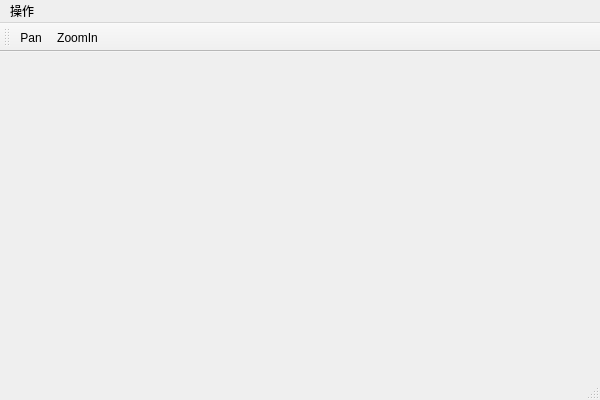
<?xml version="1.0" encoding="UTF-8"?>
<ui version="4.0">
 <class>tt4Class</class>
 <widget class="QMainWindow" name="tt4Class">
  <property name="geometry">
   <rect>
    <x>0</x>
    <y>0</y>
    <width>600</width>
    <height>400</height>
   </rect>
  </property>
  <property name="windowTitle">
   <string>tt4</string>
  </property>
  <widget class="mywidget" name="centralWidget"/>
  <widget class="QMenuBar" name="menuBar">
   <property name="geometry">
    <rect>
     <x>0</x>
     <y>0</y>
     <width>600</width>
     <height>23</height>
    </rect>
   </property>
   <widget class="QMenu" name="menu">
    <property name="title">
     <string>操作</string>
    </property>
    <addaction name="actionPan"/>
    <addaction name="actionZoomIn"/>
    <addaction name="actionZoomOut"/>
   </widget>
   <addaction name="menu"/>
  </widget>
  <widget class="QStatusBar" name="statusBar"/>
  <widget class="QToolBar" name="mainToolBar">
   <attribute name="toolBarArea">
    <enum>TopToolBarArea</enum>
   </attribute>
   <attribute name="toolBarBreak">
    <bool>false</bool>
   </attribute>
   <addaction name="actionPan"/>
   <addaction name="actionZoomIn"/>
  </widget>
  <action name="actionPan">
   <property name="text">
    <string>Pan</string>
   </property>
  </action>
  <action name="actionZoomIn">
   <property name="text">
    <string>ZoomIn</string>
   </property>
  </action>
  <action name="actionZoomOut">
   <property name="text">
    <string>ZoomOut</string>
   </property>
  </action>
 </widget>
 <layoutdefault spacing="6" margin="11"/>
 <customwidgets>
  <customwidget>
   <class>mywidget</class>
   <extends>QWidget</extends>
   <header>mywidget.h</header>
  </customwidget>
 </customwidgets>
 <resources>
  <include location="tt4.qrc"/>
 </resources>
 <connections/>
</ui>
